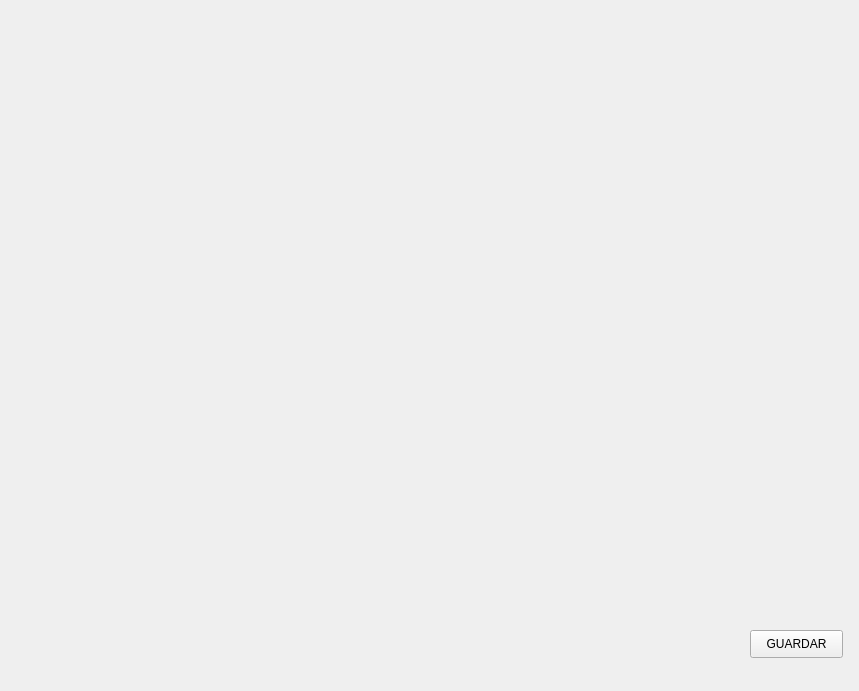
<?xml version="1.0" encoding="UTF-8"?>
<ui version="4.0">
 <class>Form</class>
 <widget class="QWidget" name="Form">
  <property name="geometry">
   <rect>
    <x>0</x>
    <y>0</y>
    <width>859</width>
    <height>691</height>
   </rect>
  </property>
  <property name="windowTitle">
   <string>Form</string>
  </property>
  <widget class="QLabel" name="imagen">
   <property name="geometry">
    <rect>
     <x>0</x>
     <y>0</y>
     <width>851</width>
     <height>611</height>
    </rect>
   </property>
   <property name="text">
    <string/>
   </property>
  </widget>
  <widget class="QPushButton" name="guardar">
   <property name="geometry">
    <rect>
     <x>750</x>
     <y>630</y>
     <width>93</width>
     <height>28</height>
    </rect>
   </property>
   <property name="text">
    <string>GUARDAR</string>
   </property>
  </widget>
 </widget>
 <resources/>
 <connections/>
</ui>
